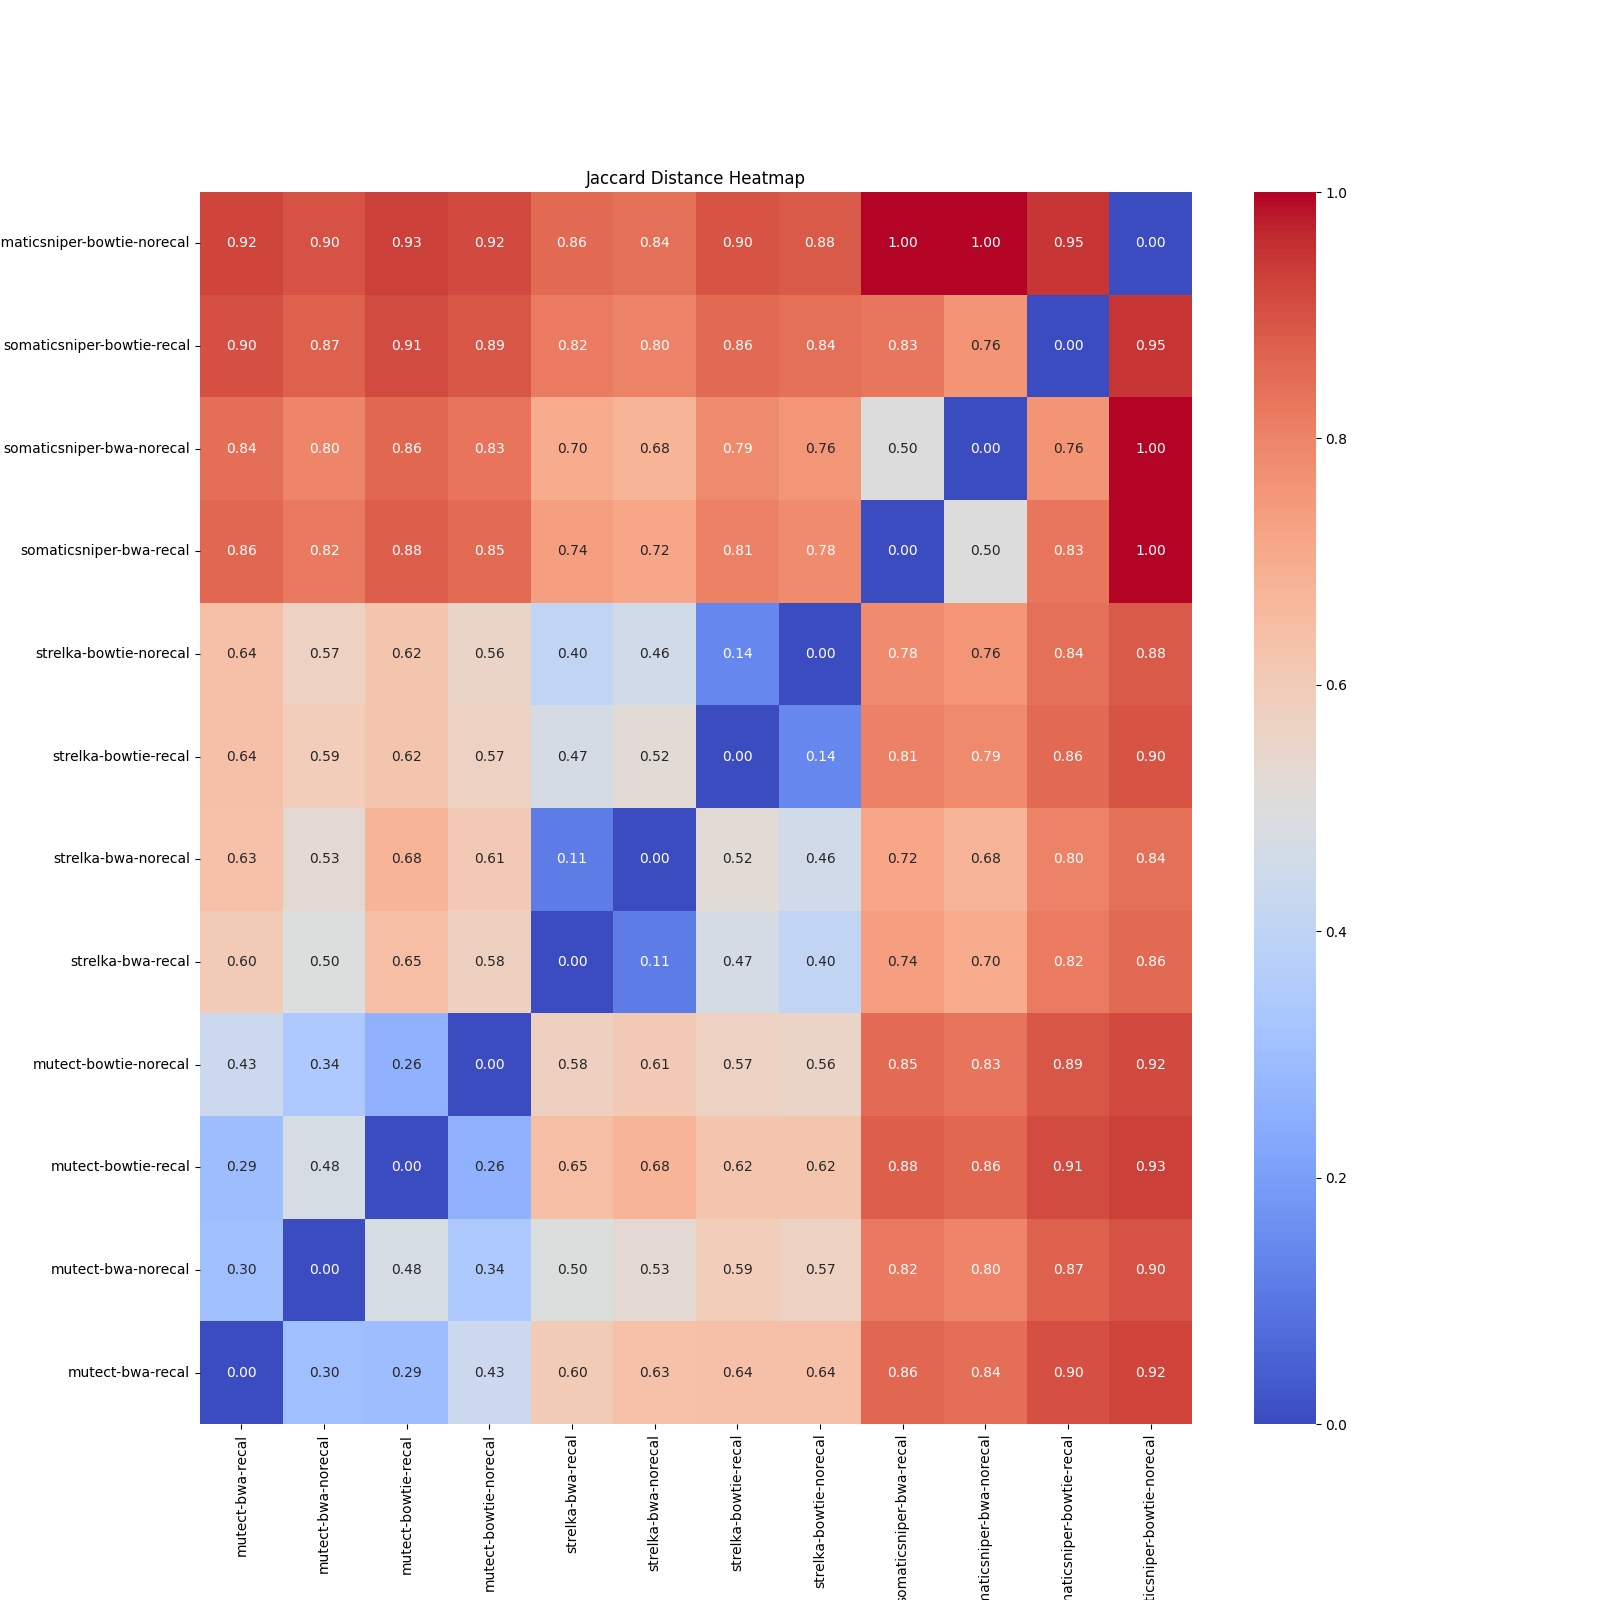

The script that saved this image:
import os
import numpy as np
import pysam
import matplotlib.pyplot as plt
import seaborn as sns

# Define the function to read variants from a VCF file
def read_variants(vcf_file):
    with pysam.VariantFile(vcf_file) as vcf:
        variants = {(rec.chrom, rec.pos, rec.ref, tuple(rec.alts)) for rec in vcf}
    return variants

def read_and_filter_variants(vcf_file):
    with pysam.VariantFile(vcf_file) as vcf:
        # Filtering out records where FILTER is not 'PASS' or '.'
        variants = {
            (rec.chrom, rec.pos, rec.ref, tuple(rec.alts))
            for rec in vcf
            if 'PASS' in rec.filter.keys() or '.' in rec.filter.keys()
        }
    return variants

# Define the function to calculate Jaccard distance
def jaccard_distance(set1, set2):
    intersection = len(set1 & set2)
    union = len(set1 | set2)
    return 1 - intersection / union

# List of VCF files
vcf_files = [
    "/mnt/c/Users/aybik/VCF/mutect-bwa-recal/all_normal_final.recode.vcf",  
    "/mnt/c/Users/aybik/VCF/mutect-bwa-norecal/all_normal_final.recode.vcf",
    "/mnt/c/Users/aybik/VCF/mutect-bowtie-recal/all_normal_final.recode.vcf",
    "/mnt/c/Users/aybik/VCF/mutect-bowtie-norecal/all_normal_final.recode.vcf",
    "/mnt/c/Users/aybik/VCF/strelka-bwa-recal/all_normal_final.recode.vcf",
    "/mnt/c/Users/aybik/VCF/strelka-bwa-norecal/all_normal_final.recode.vcf",
    "/mnt/c/Users/aybik/VCF/strelka-bowtie-recal/all_normal_final.recode.vcf",
    "/mnt/c/Users/aybik/VCF/strelka-bowtie-norecal/all_normal_final.recode.vcf"

]

somatic_vcf_files = [
    "/mnt/c/Users/aybik/VCF/somaticsniper-bwa-recal/output-somaticsniper_finall.vcf",
    "/mnt/c/Users/aybik/VCF/somaticsniper-bwa-norecal/output-somaticsniper_finall.vcf",
    "/mnt/c/Users/aybik/VCF/somaticsniper-bowtie-recal/output-somaticsniper_finall.vcf",
    "/mnt/c/Users/aybik/VCF/somaticsniper-bowtie-norecal/output-somaticsniper_finall.vcf"
]

names = []
for file in vcf_files:
    names.append(file.split("/")[6])

for file in somatic_vcf_files:
    names.append(file.split("/")[6])

# Read variants from each VCF file
variant_sets = [read_and_filter_variants(vcf_file) for vcf_file in vcf_files]

# Read variants from each VCF file
somatic_variant_sets = [read_variants(vcf_file) for vcf_file in somatic_vcf_files]

variant_sets = variant_sets + somatic_variant_sets

# Calculate Jaccard distances
jaccard_matrix = np.zeros((len(variant_sets), len(variant_sets)))

reversed_set = variant_sets.copy()
reversed_set.reverse()

for i, variants_i in enumerate(variant_sets):
    print(f"number of variants for {names[i]} : {len(variant_sets[i])}")
    for j, variants_j in enumerate(reversed_set):
        #print(type(variants_i),type(variants_j))
        jaccard_matrix[i, j] = jaccard_distance(variants_i, variants_j)

reverse_names = names.copy()
reverse_names.reverse()
# Generate heatmap
plt.figure(figsize=(16, 16))
sns.heatmap(jaccard_matrix, annot=True, fmt=".2f", cmap='coolwarm', xticklabels=names, yticklabels=reverse_names)
plt.title("Jaccard Distance Heatmap")
plt.show()
plt.savefig('heatmap.png')